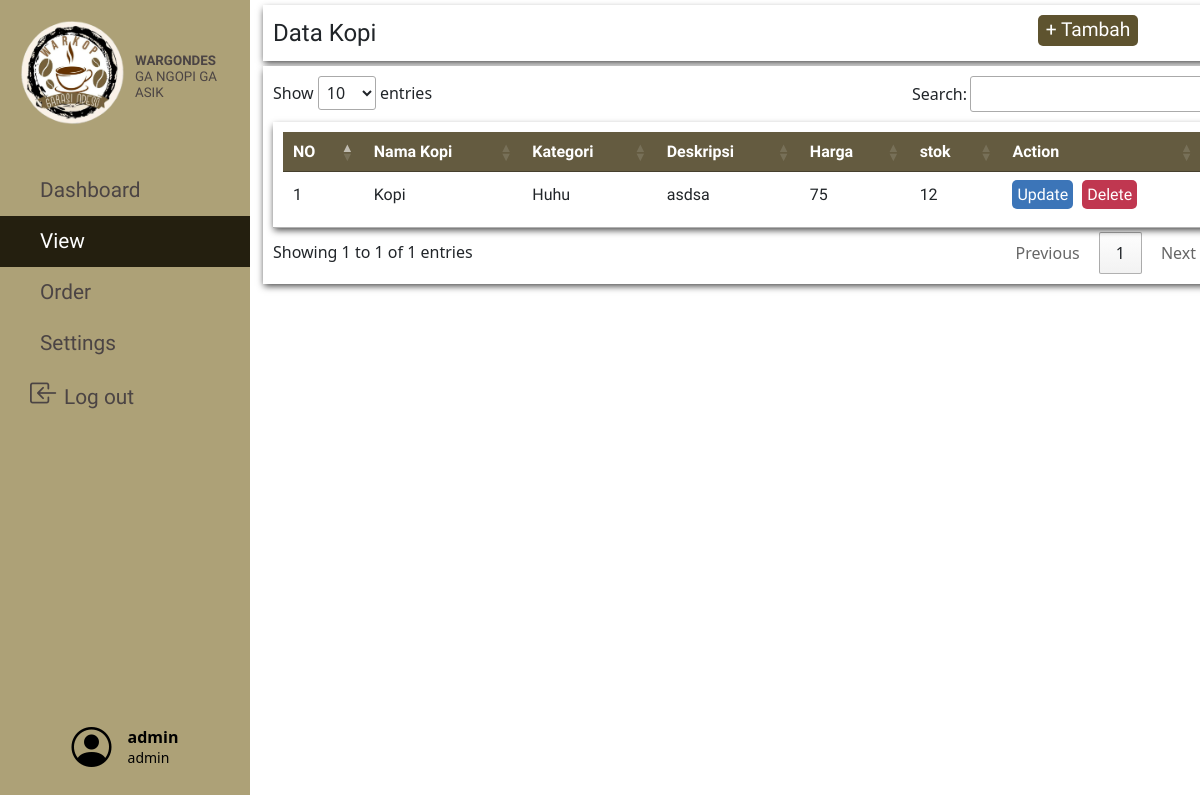
/php/viewProductPage.php (signed in), run on the app's committed database.
### tables this page shows
CREATE TABLE `kopi` (
  `id_kopi` int(11) NOT NULL,
  `id_kategori` int(11) DEFAULT NULL,
  `namakopi` varchar(25) NOT NULL,
  `deskripsi` varchar(25) NOT NULL,
  `stok` int(11) NOT NULL,
  `harga` bigint(100) NOT NULL
);

CREATE TABLE `kategori` (
  `id_kategori` int(11) NOT NULL,
  `nama_kategori` text NOT NULL
);

### php/viewProductPage.php (the view, shortened to what this page needs)
<html>
	<?php $page = 'viewPage'; include('../include/header.php');?>
	<?php include('../include/navbar.php');?>
	<?php include('../database/db.php');?>
	<body style="background:url('https://img.freepik.com/free-photo/right-corner-coffee-beans-with-copy-space_23-2148255026.jpg?w=826&t=st=1690722306~exp=1690722906~hmac=857df898b9099e272b7c4738dd9a2e88d4b1ef4aa3c55a6ebd3c8b798e20c916');background-repeat:no-repeat;
background-position: center center;background-size: cover;">
		<div class="label productList">Data Kopi
			<button id="myBtn" style="width:100px;">+ Tambah</button>
		</div>
		<table id="product_list" class="dataTables_wrapper no-footer">
			<thead>
				<tr>
					<th>NO</th>
					<th>Nama Kopi</th>
					<th>Kategori</th>
					<th>Deskripsi</th>
					<th>Harga</th>
					<th>stok</th>
					<th>Action</th>
				</tr>
			</thead>
				<tbody>
					<?php
						$nomor = '1';
						$sql2 = "SELECT * FROM kopi LEFT JOIN kategori ON kategori.id_kategori=kopi.id_kategori ORDER BY kopi.id_kategori ASC";
						$query2 = $conn->query($sql2);
					?>
					<?php if ($query2->num_rows > 0): ?>
						<?php while($row = $query2->fetch_assoc()): ?>
							<tr>
								<td><?php echo $nomor++; ?></td>
								<td><?php echo $row["namakopi"]; ?></td>
								<td><?php echo $row["nama_kategori"]; ?></td>
								<td><?php echo $row["deskripsi"]; ?></td>
								<td><?php echo number_format($row["harga"]); ?></td>
								<td><?php echo $row["stok"]; ?></td>
								<td><button class="action update"
								data-id-kopi="<?php echo $row["id_kopi"]; ?>"
								data-namakopi="<?php echo $row["namakopi"]; ?>"
								data-id-kategori="<?php echo $row["id_kategori"]; ?>"
								data-deskripsi="<?php echo $row["deskripsi"]; ?>"
								data-stok="<?php echo $row["stok"]; ?>"
								data-harga="<?php echo $row["harga"]; ?>"
								>Update</button>
								<a onclick="return alert('Data kopi dihapus');" href="../actions/product_delete.php?kopi=<?php echo $row["id_kopi"];?>" class="action delete">Delete</td>
							</tr>
						<?php endwhile; ?>
					<?php endif; ?>
				</tbody>
		</table>
	</body>
</html>

### css/table.css (style rules this page uses)
table { background:white; border-color:black; font-family: 'Arya', sans-serif; }
thead { background:#645b40; color:white; }
.dataTables_wrapper { width:80%; margin-top:5px; margin-left: 263px; float:left; background-color: white; padding:10px; background:white; box-shadow: 0px 3px 7px -1px rgba(0,0,0,0.75); -webkit-box-shadow: 0px 3px 7px -1px rgba(0,0,0,0.75); -moz-box-shadow: 0px 3px 7px -1px rgba(0,0,0,0.75); }
.update { background-color:#3C75B8; color:white; margin-right: 5px; }
.delete { background-color:#C03750; color:white; }
.action { border:none; border-radius: 5px; padding:5px; }

### css/ViewOrder.css (style rules this page uses)
body { background-color: #ededed; }
.label { width:80%; margin-top:5px; margin-left: 263px; float:left; background-color: white; font-size: 1.5em; padding:10px; font-family: 'Arya', sans-serif; box-shadow: 0px 3px 7px -1px rgba(0,0,0,0.75); -webkit-box-shadow: 0px 3px 7px -1px rgba(0,0,0,0.75); -moz-box-shadow: 0px 3px 7px -1px rgba(0,0,0,0.75); }

### css/modal.css (style rules this page uses)
#mybtn { float: right; margin-right: 75px; border: none; background-color: #5e532f; border-radius:5px; width: 5%; color: white; font-size: 1.2rem; }

### css/navbar.css (style rules this page uses)
a, a:hover, a:focus { color: inherit; text-decoration: none; transition: all 0.3s; }

### data on the page
kopi: namakopi "Kopi", id_kategori.nama_kategori "Huhu", deskripsi "asdsa", harga "75", stok "12"

### other printed values
$_SESSION["user"] "admin"
$_SESSION["role"] "admin"
